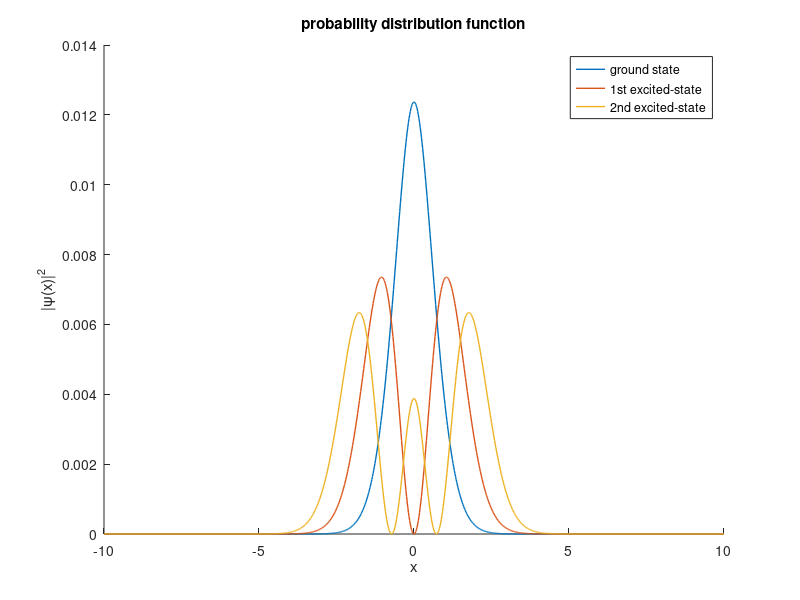

Source code (MATLAB): (Note: this script raises an error after producing the figure.)
%{
    Alireza Habibzadeh
    Student No. 99109393
    Quantum Mechanics 1
    Spring 2023 - Prof. Vaezi
%}


close all
clear
clc
tic

dx = 0.02;
x = (-10:dx:10)';
m = 1; % mass
hbar = 1; % Planck constant

n_x = length(x);
D1_x = (diag(ones(1, n_x - 1), 1) - diag(ones(1, n_x), 0)) / dx;
D1_x(n_x, 1) = 1;
P1_x = (hbar/1i) * D1_x; % momentum operator

% potential operator 
V_x = diag(abs(x));
%V_x = diag(-exp(-abs(x)/4) .* cos(x));
%V_x = diag(x.^4/4 - x.^2/2);
%V_x = diag(exp(-x.^2/2));
%V_x = diag(9999999999 * (abs(x) > 2));


H = (P1_x' * P1_x + P1_x * P1_x')/2/(2*m) + V_x; % Hamiltonian operator
[psi, Hd] = eig(full(H)); % diagonalizing Hamiltonian operator
E = diag(Hd); % energy eigenvalues

figure(1);
hold on;

psi_1 = psi(:, 1); % ground-state energy wavefunction
plot(x, abs(psi_1).^2, 'Linewidth', 1) % plotting probability distribution function (pdf)

psi_2 = psi(:, 2); % 1st excited state wave function
plot(x, abs(psi_2).^2 , 'Linewidth', 1) % plotting probability distribution function (pdf)

psi_3 = psi(:, 3); % 2nd excited state wave function
plot(x, abs(psi_3).^2 , 'Linewidth', 1) % plotting probability distribution function (pdf)

xlabel('x');
ylabel('|\psi(x)|^2');
legend('ground state', '1st excited-state', '2nd excited-state');
title('probability distribution function');

subtitle('$V(x) = |x|$','interpreter', 'latex');
%subtitle('$V(x) = -e^{-|x|/4}\cos{x}$','interpreter', 'latex');
%subtitle('$V(x) = x^4/4 - x^2/2$','interpreter', 'latex');
%subtitle('$V(x) = e^{-x^2/2}$','interpreter', 'latex');
%subtitle('$V(x) = \infty \mathrm{if} \, |x| > 2,\, 0 \, \mathrm{o.w.}$','interpreter', 'latex');

% plotting energy eigenvalues (theory: E(n) = (n+1/2) \hbar \omega),
% n=0, 1, 2, ...
figure(2);
nE = 10;
a = zeros(nE, 1);
b = E(1:nE);
plot(a, b, '-s','MarkerSize', 10, ...
    'MarkerEdgeColor', 'red' , ...
    'MarkerFaceColor', [1 .6 .6])
text(a + 0.1, b, num2str(b), 'Fontsize', 8);
ylabel('E(n)');
title('Lowest 10 energy eigenvalues');
toc

